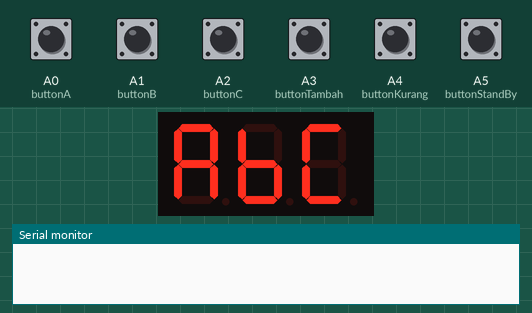
Simulated run of this sketch. Board: Arduino Uno, built with avr-gcc and run on an emulated ATmega328P. On the bench: 3-digit seven-segment display, the last lines printed to the serial monitor. The test bench sets the inputs (shaded band); at power-on: A0 (buttonA), A1 (buttonB), A2 (buttonC), A3 (buttonTambah), A4 (buttonKurang), A5 (buttonStandBy) HIGH.

Above: at 1.2 s.
1.3 s: A0 (buttonA) pulled LOW for 0.15 s
At 2.3 s:
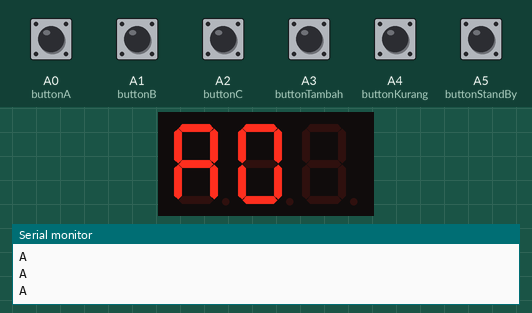
2.9 s: A4 (buttonKurang) pulled LOW for 0.15 s
At 4.0 s:
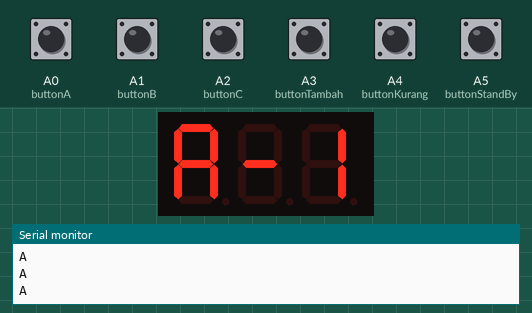
4.5 s: A5 (buttonStandBy) pulled LOW for 0.15 s
At 5.2 s:
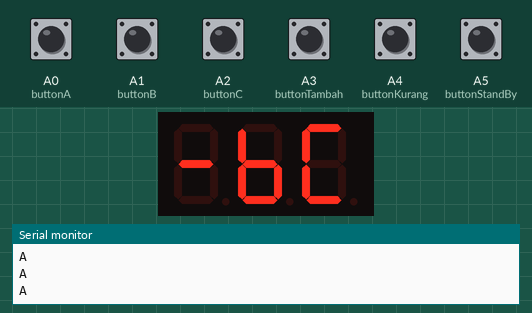
6.1 s: A1 (buttonB) pulled LOW for 0.15 s
At 7.2 s:
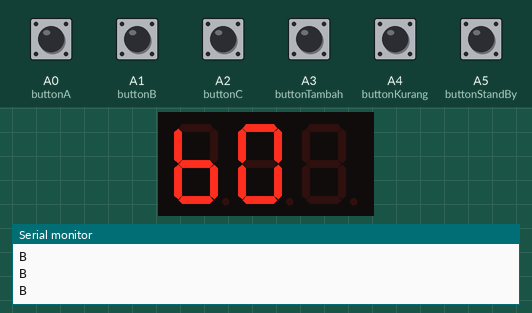
7.7 s: A4 (buttonKurang) pulled LOW for 1 s
At 9.9 s:
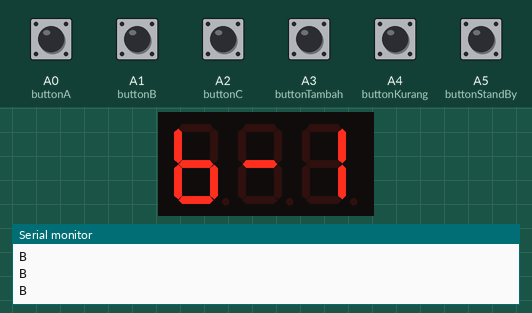
10.2 s: A5 (buttonStandBy) pulled LOW for 1 s
At 12.0 s:
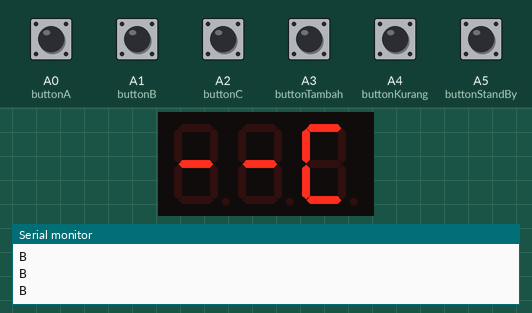
Timing chart, 0 to 13.5 s (numbered marks = the images above; inputs shaded):
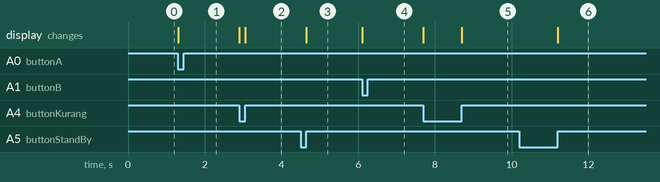

The sketch:

cc.ino
```cpp
#include <SevSeg.h>

SevSeg sevseg;

// basically the score of each team
int startnumberA = 0;
int startnumberB = 0;
int startnumberC = 0;

int tim = 0;

// Input
int buttonA = A0;
int buttonB = A1;
int buttonC = A2;
int buttonTambah = A3;
int buttonKurang = A4;
int buttonStandBy = A5;

// check for input
bool pressed = false;

// check if team is wrong
bool jawabanA = true;
bool jawabanB = true;
bool jawabanC = true;

unsigned long timeBegin = 0;

void setup()
{
  Serial.begin(9600);

  // peserta
  pinMode(buttonA, INPUT_PULLUP);
  pinMode(buttonB, INPUT_PULLUP);
  pinMode(buttonC, INPUT_PULLUP);

  // juri
  pinMode(buttonTambah, INPUT_PULLUP);
  pinMode(buttonKurang, INPUT_PULLUP);
  pinMode(buttonStandBy, INPUT_PULLUP);

  // setup for SevSeg.h
  byte numDigits = 3;
  byte digitPins[] = {2, 3, 4};
  byte segmentPins[] = {7, 8, 9, 10, 11, 12, 13};
  bool resistorsOnSegments = true;
  byte hardwareConfig = COMMON_CATHODE;
  bool updateWithDelays = true;
  bool leadingZeros = false;
  bool disableDecPoint = true;

  sevseg.begin(hardwareConfig, numDigits, digitPins, segmentPins, resistorsOnSegments, updateWithDelays, leadingZeros, disableDecPoint);
}

void standBy()
{
  char bufferStandBy[10];
  char teamA[] = "a";
  char teamB[] = "b";
  char teamC[] = "c";
  if (jawabanA == false)
  {
    teamA[0] = "0";
  }
  if (jawabanB == false)
  {
    teamB[0] = "0";
  }
  if (jawabanC == false)
  {
    teamC[0] = "0";
  }
  if (digitalRead(buttonStandBy) == pressed && jawabanA == false && jawabanB == false && jawabanC == false)
  {
    jawabanA = true;
    jawabanB = true;
    jawabanC = true;
    while (digitalRead(buttonStandBy) == pressed)
    {
      // do nothing
    }
  }
  // Serial.println(jawabanA);
  // Serial.println(jawabanB);
  // Serial.println(jawabanC);
  sprintf(bufferStandBy, "%s%s%s", teamA, teamB, teamC);
  sevseg.setChars(bufferStandBy);
  sevseg.refreshDisplay();
}

void juriNambah(int tim)
{
  jawabanA = true;
  jawabanB = true;
  jawabanC = true;
  int initialScore = 0;
  // +2 until score is 100
  if (initialScore < 100)
  {
    sevseg.setNumber(initialScore);
    sevseg.refreshDisplay();
    initialScore += 2;
  }
  // reset initialScore if initialScore = 100
  if (initialScore == 100)
  {
    initialScore = 0;
  }
  // check which team juri is adding
  if (tim == 1)
  {
    startnumberA += initialScore;
  }
  else if (tim == 2)
  {
    startnumberB += initialScore;
  }
  else if (tim == 3)
  {
    startnumberC += initialScore;
  }
}

void juriNgurang(int tim)
{
  int initialScore = 0;
  // +2 until score is 100
  if (initialScore < 100)
  {
    sevseg.setNumber(initialScore);
    sevseg.refreshDisplay();
    initialScore += 1; // ubah jadi -= 1
  }
  // reset initialScore if initialScore = 100
  if (initialScore == 0)
  {
    initialScore = 0;
  }

  // check which team juri is adding
  if (tim == 1)
  {
    startnumberA -= initialScore;
  }
  else if (tim == 2)
  {
    startnumberB -= initialScore;
  }
  else if (tim == 3)
  {
    startnumberC -= initialScore;
  }
}

void displayTeam(char teamABC[])
{
  if (teamABC == "A")
  {
    char buffer[5];
    char teamA[] = "a";
    sprintf(buffer, "%s%d", teamA, startnumberA);
    sevseg.setChars(buffer);
    sevseg.refreshDisplay();
  }
  else if (teamABC == "B")
  {
    char bufferB[5];
    char teamB[] = "b";
    sprintf(bufferB, "%s%d", teamB, startnumberB);
    sevseg.setChars(bufferB);
    sevseg.refreshDisplay();
  }
  else if (teamABC == "C")
  {
    char bufferC[5];
    char teamC[] = "c";
    sprintf(bufferC, "%s%d", teamC, startnumberC);
    sevseg.setChars(bufferC);
    sevseg.refreshDisplay();
  }
}

// const unsigned long eventInterval = 1000;
// unsigned long previousTime = 0;
unsigned long preMillis = 0;

void loop()
{
  bool timA_State = true;
  bool timB_State = true;
  bool timC_State = true;
  bool standby_State = true;
  bool stateA = digitalRead(buttonA);
  bool stateB = digitalRead(buttonB);
  bool stateC = digitalRead(buttonC);
  bool stateTambah = digitalRead(buttonTambah);
  bool stateKurang = digitalRead(buttonKurang);
  bool stateStandBy = digitalRead(buttonStandBy);

  standBy();

  if (stateA == pressed)
  {
    tim = 1;
    timB_State = false;
    timC_State = false;
    while (timA_State == true)
    {
      displayTeam("A");
      Serial.println("A");

      // nambah score kalo bener
      if (digitalRead(buttonTambah) == pressed)
      {
        if (startnumberA == 100)
        {
          startnumberA += 0;
        }
        juriNambah(tim);
        while (digitalRead(buttonTambah) == pressed)
        {
          // do nothing
        }
      }
      // ngurang score kalo salah, and goes to standby
      // here, standby displays only teams that havent answered
      else if (digitalRead(buttonKurang) == pressed)
      {
        jawabanA = false;
        // tim = 1;
        juriNgurang(tim);
        while (digitalRead(buttonKurang) == pressed)
        {
          // do nothing
        }
        // standby();
      }

      if (digitalRead(buttonStandBy) == pressed)
      {
        timA_State = false;
        while (digitalRead(buttonStandBy) == pressed)
        {
          // do nothing
        }
      }
    }
    while (digitalRead(buttonA) == pressed)
    {
      // do nothing
    }
  }

  if (stateB == pressed)
  {
    tim = 2;
    timA_State = false;
    timC_State = false;
    while (timB_State == true)
    {
      displayTeam("B");
      Serial.println("B");

      // nambah score kalo bener
      if (digitalRead(buttonTambah) == pressed)
      {
        juriNambah(tim);
        while (digitalRead(buttonTambah) == pressed)
        {
          // do nothing
        }
      }
      // ngurang score kalo salah, and goes to standby
      // here, standby displays only teams that havent answered
      else if (digitalRead(buttonKurang) == pressed)
      {
        jawabanB = false;
        juriNgurang(tim);
        // standby();
        while (digitalRead(buttonKurang) == pressed)
        {
          // do nothing
        }
      }

      if (digitalRead(buttonStandBy) == pressed)
      {
        timB_State = false;
        while (digitalRead(buttonStandBy) == pressed)
        {
          // do nothing
        }
      }
    }
    while (digitalRead(buttonB) == pressed)
    {
      // do nothing
    }
  }

  if (stateC == pressed)
  {
    tim = 3;
    timA_State = false;
    timB_State = false;
    while (timC_State == true)
    {
      displayTeam("C");
      Serial.println("C");

      // nambah score kalo bener
      if (digitalRead(buttonTambah) == pressed)
      {
        juriNambah(tim);
        while (digitalRead(buttonTambah) == pressed)
        {
          // do nothing
        }
      }
      // ngurang score kalo salah, and goes to standby
      // here, standby displays only teams that havent answered
      else if (digitalRead(buttonKurang) == pressed)
      {
        jawabanC = false;
        juriNgurang(tim);
        // standby();
        while (digitalRead(buttonKurang) == pressed)
        {
          // do nothing
        }
      }

      if (digitalRead(buttonStandBy) == pressed)
      {
        timC_State = false;
        while (digitalRead(buttonStandBy) == pressed)
        {
          // do nothing
        }
      }
    }
    while (digitalRead(buttonC) == pressed)
    {
      // do nothing
    }
  }

  if (stateStandBy == pressed)
  {
    tim = 0;
    timA_State = true;
    timB_State = true;
    timC_State = true;

    if (stateStandBy == pressed)
    {
      unsigned long timeNow = millis();
      if (timeNow - timeBegin >= 2000)
      {

        standby_State = false;
        Serial.println("Standby 2 push");
        for (int i = 0; i <= 400; i++)
        {
          displayTeam("A");
        }
        for (int i = 0; i <= 400; i++)
        {
          displayTeam("B");
        }
        for (int i = 0; i <= 400; i++)
        {
          displayTeam("C");
        }
        standby_State = true;
        // delay 2 sec
        while (digitalRead(buttonStandBy) == pressed)
        {
          // do nothing
        }
        timeBegin = timeNow;
      }
    }

    while (standby_State == true)
    {
      return;
    }

    if (digitalRead(buttonA) == pressed)
    {
      standby_State = false;
      while (digitalRead(buttonA) == pressed)
      {
        // do nothing
      }
    }
    else if (digitalRead(buttonB) == pressed)
    {
      standby_State = false;
      while (digitalRead(buttonB) == pressed)
      {
        //  do nothing
      }
    }
    else if (digitalRead(buttonC) == pressed)
    {
      standby_State = false;
      while (digitalRead(buttonC) == pressed)
      {
        // do nothing
      }
    }

    while (digitalRead(buttonStandBy) == pressed)
    {
      Serial.println("STAND-BY");
      // do nothing
    }
  }
}
```

Measured:
- after the input at 1.3 s, the display: changes at once (image 1)
- after the input at 2.9 s, the display: first changes at once (image 2 shows a later state)
- after the input at 4.5 s, the display: changes after 0.15 s (image 3)
- after the input at 6.1 s, the display: changes at once (image 4)
- after the input at 7.7 s, the display: first changes at once (image 5 shows a later state)
- after the input at 10.2 s, the display: changes after 1.0 s (image 6)
